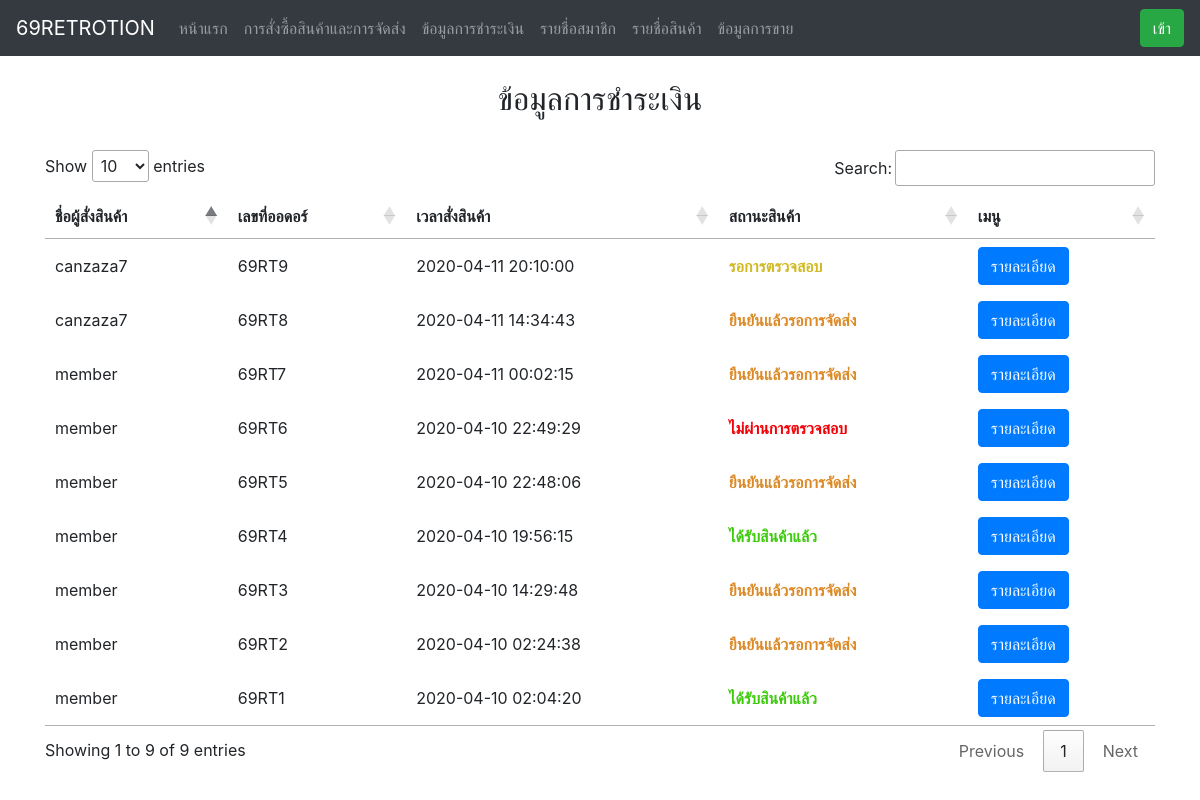
The app's page /admin/bill_admin.php with its own data.
### tables this page shows
CREATE TABLE `order_head` (
  `oh_id` int(50) NOT NULL,
  `head_num` int(50) NOT NULL,
  `img` varchar(100) NOT NULL,
  `address` text NOT NULL,
  `id_member` varchar(100) NOT NULL,
  `date` datetime NOT NULL DEFAULT current_timestamp(),
  `status` int(50) NOT NULL
);

CREATE TABLE `bill_status` (
  `status_id` int(50) NOT NULL,
  `status_name` text NOT NULL
);

### admin/bill_admin.php (the view, shortened to what this page needs)
<!DOCTYPE html>
<html lang="en">
<head>
    <?php require("show_head.php"); ?>
<link rel="stylesheet" type="text/css" href="https://cdn.datatables.net/1.10.20/css/jquery.dataTables.css">
</head>
<body>
    <?php require ('../connect.php') ?>
    <?php require ('bar.php') ?>
    <br>
    <div class="container">
                <center><h2>ข้อมูลการชำระเงิน</h2></center> <br>
                <?php
                    $show = $conn->query("SELECT * FROM order_head INNER JOIN bill_status ON order_head.status=bill_status.status_id ORDER BY head_num DESC");
                ?>
                <table id="table_id">
                    <thead>
                        <tr>
                            <th>ชื่อผู้สั่งสินค้า</th>
                            <th>เลขที่ออดอร์</th>
                            <th>เวลาสั่งสินค้า</th>
                            <th>สถานะสินค้า</th>
                            <th>เมนู</th>
                        </tr>
                    </thead>
                    <tbody>
                    <?php
                        while($row_show = $show->fetch_assoc()){
                    ?>
                        <tr>
                            <td><?php echo$row_show['id_member'];?></td>
                            <td>69RT<?php echo$row_show['head_num'];?></td>
                            <td><?php echo$row_show['date'];?></td>
                            <td><b style=<?php
                            if($row_show['status']=='1'){echo "'color:#D1BA24'"; }
                            else if($row_show['status']=='2'){echo "'color:#DC8A27'";}
                            else if($row_show['status']=='3'){echo "'color:#3ECB0D'";}
                            else if($row_show['status']=='4'){echo "'color:#F40007 '";}  ?> >
                            <?php echo $row_show['status_name']; ?></b>
                            </td>
                            <td><a href="bill_detail.php?head_id=<?php echo$row_show['head_num'];?>" class="btn btn-primary">รายละเอียด</a></td>
                        </tr>
                    <?php } ?>
                    </tbody>
                </table>
    </div>
</body>
</html>

### records on screen
order_head: id_member "canzaza7", head_num "9", date "2020-04-11 20:10:00", bill_status.status_name "รอการตรวจสอบ"
order_head: id_member "canzaza7", head_num "8", date "2020-04-11 14:34:43", bill_status.status_name "ยืนยันแล้วรอการจัดส่ง"
order_head: id_member "member", head_num "7", date "2020-04-11 00:02:15", bill_status.status_name "ยืนยันแล้วรอการจัดส่ง"
order_head: id_member "member", head_num "6", date "2020-04-10 22:49:29", bill_status.status_name "ไม่ผ่านการตรวจสอบ"
order_head: id_member "member", head_num "5", date "2020-04-10 22:48:06", bill_status.status_name "ยืนยันแล้วรอการจัดส่ง"
order_head: id_member "member", head_num "4", date "2020-04-10 19:56:15", bill_status.status_name "ได้รับสินค้าแล้ว"
order_head: id_member "member", head_num "3", date "2020-04-10 14:29:48", bill_status.status_name "ยืนยันแล้วรอการจัดส่ง"
order_head: id_member "member", head_num "2", date "2020-04-10 02:24:38", bill_status.status_name "ยืนยันแล้วรอการจัดส่ง"
order_head: id_member "member", head_num "1", date "2020-04-10 02:04:20", bill_status.status_name "ได้รับสินค้าแล้ว"
